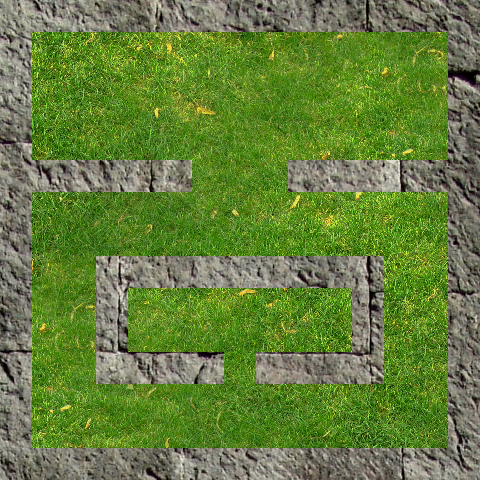

This is a level from a 2D game, rendered from its Tiled map with the project's own tilesets. A one-line summary and the map file follow, with tile-layer data summarised:
An orthogonal 15x15 tile map with 32x32 px tiles, 2 tile layers (grass+border, Tile Layer 2), 4 tilesets.

<map version="1.0" orientation="orthogonal" width="15" height="15" tilewidth="32" tileheight="32">
 <tileset firstgid="1" name="grass" tilewidth="32" tileheight="32">
  <image source="grass.png" width="128" height="128" />
 </tileset>
 <tileset firstgid="17" name="rocks" tilewidth="32" tileheight="32">
  <image source="rocks.png" width="128" height="128" />
  <tile id="0">
   <properties>
    <property name="blocked" value="true" />
   </properties>
  </tile>
  <tile id="1">
   <properties>
    <property name="blocked" value="true" />
   </properties>
  </tile>
  <tile id="2">
   <properties>
    <property name="blocked" value="true" />
   </properties>
  </tile>
  <tile id="3">
   <properties>
    <property name="blocked" value="true" />
   </properties>
  </tile>
  <tile id="4">
   <properties>
    <property name="blocked" value="true" />
   </properties>
  </tile>
  <tile id="5">
   <properties>
    <property name="blocked" value="true" />
   </properties>
  </tile>
  <tile id="6">
   <properties>
    <property name="blocked" value="true" />
   </properties>
  </tile>
  <tile id="7">
   <properties>
    <property name="blocked" value="true" />
   </properties>
  </tile>
  <tile id="8">
   <properties>
    <property name="blocked" value="true" />
   </properties>
  </tile>
  <tile id="9">
   <properties>
    <property name="blocked" value="true" />
   </properties>
  </tile>
  <tile id="10">
   <properties>
    <property name="blocked" value="true" />
   </properties>
  </tile>
  <tile id="11">
   <properties>
    <property name="blocked" value="true" />
   </properties>
  </tile>
  <tile id="12">
   <properties>
    <property name="blocked" value="true" />
   </properties>
  </tile>
  <tile id="13">
   <properties>
    <property name="blocked" value="true" />
   </properties>
  </tile>
  <tile id="14">
   <properties>
    <property name="blocked" value="true" />
   </properties>
  </tile>
  <tile id="15">
   <properties>
    <property name="blocked" value="true" />
   </properties>
  </tile>
 </tileset>
 <tileset firstgid="33" name="lushgrass" tilewidth="32" tileheight="32">
  <image source="textures/tileable-img_0062-lush.png" width="1024" height="1024" />
 </tileset>
 <tileset firstgid="1057" name="greybrick" tilewidth="32" tileheight="32">
  <properties>
   <property name="blocked" value="true" />
  </properties>
  <image source="textures/tileable9f.png" width="1024" height="1024" />
 </tileset>
 <layer name="grass+border" width="15" height="15">
  <data>[225 cells, 225 non-empty, 225 distinct tile ids]</data>
 </layer>
 <layer name="Tile Layer 2" width="15" height="15">
  <data>[225 cells, 47 non-empty, 47 distinct tile ids]</data>
 </layer>
</map>
